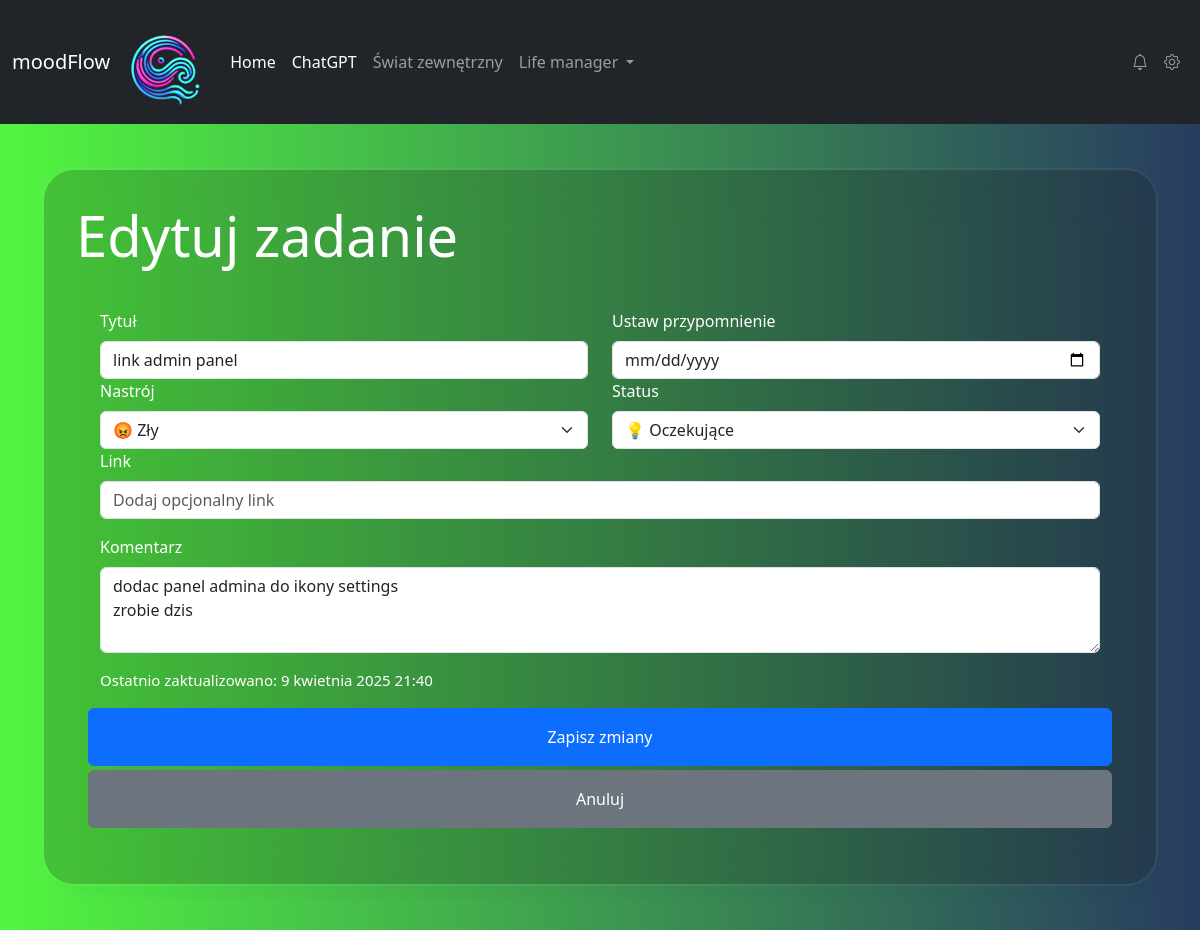
Page /edit/22/ on the committed database.
### myapp/models.py (models this page shows, shortened)
class Task(models.Model):
    title = models.CharField(max_length=255)
    comment = models.TextField(blank=True, null=True)
    url = models.URLField(null=True, blank=True)
    mood_choice = models.CharField(choices=MOOD_CHOICES, max_length=20, default="neutral")
    status = models.CharField(choices=IDEA_STATUS, max_length=30, default="pending")
    created_at = models.DateTimeField(auto_now_add=True)
    updated_at = models.DateTimeField(null=True, blank=True)

### myapp/views.py (the view)
# urls.py: path('edit/<int:task_id>/', edit_task, name='edit_task'),  # Edycja zadania
def edit_task(request, task_id):
    task = get_object_or_404(Task, id=task_id)
    if request.method == "POST":
        form = TaskForm(request.POST, instance=task)
        if form.is_valid():
            task = form.save(commit=False)
            task.updated_at = timezone.now()
            task.save()
            return redirect("todo_list")
    else:
        form = TaskForm(instance=task)
    return render(request, "myapp/edit_task.html", {"form": form, "task": task, "task.updated_at": task.updated_at})

### myapp/forms.py
class TaskForm(forms.ModelForm):
    class Meta:
        model = Task
        fields = ["title", "comment", "url", "mood_choice", "status"]  # fields inside form
        widgets = {
            "title": forms.TextInput(attrs={"class": "form-control", "placeholder": "Wpisz tytuł zadania"}),
            "comment": forms.Textarea(attrs={"class": "form-control", "rows": 3, "placeholder": "Dodatkowe uwagi"}),
            "url": forms.URLInput(attrs={"class": "form-control", "placeholder": "Dodaj opcjonalny link"}),
            "mood_choice": forms.Select(attrs={"class": "form-select"}),
            "status": forms.Select(attrs={"class": "form-select"}),
        }

### myapp/templates/myapp/edit_task.html (shortened to what this page needs)
{% extends 'base.html' %}
{% block content %}
    <h1 class="display-4 text-white mb-3">Edytuj zadanie</h1>
    <form method="POST" class="row p-4">
        <div class="col-md-6">
            <label for="{{ form.title.id }}" class="form-label">Tytuł</label>
            {{ form.title }}
        </div>
        <div class="col-md-6">
                   <label for="task-date" class="form-label">Ustaw przypomnienie</label>
                           <input type="date" class="form-control" id="task-date" name="task_date">
                      </div>
        <div class="col-md-6">
            <label for="id_mood_choice" class="form-label">Nastrój</label>
            {{ form.mood_choice }}
        </div>
        <div class="col-md-6">
            <label for="id_status" class="form-label">Status</label>
            {{ form.status }}
        </div>
        <div class="mb-3">
            <label for="id_url" class="form-label">Link</label>
            {{ form.url }}
        </div>
        <div class="col-12">
            <label for="id_comment" class="form-label">Komentarz</label>
            {{ form.comment }}
        </div>
        <br>
        {% if task.updated_at %}
            <p class="mt-3" style="font-size: 15px">Ostatnio zaktualizowano:  {{ task.updated_at }}</p>
            {% else %}
            <p class="mt-3" style="font-size: 15px">To zadanie nie było jeszcze aktualizowane</p>
        {% endif %}
        <button type="submit" class="btn btn-primary mb-1 py-3">Zapisz zmiany</button>
        <a href="{% url 'todo_list' %}" class="btn btn-secondary py-3">Anuluj</a>
    </form>
{% endblock %}

### rows in the picture
Task: title "link admin panel", mood_choice "😡 Zły", status "💡 Oczekujące", comment "dodac panel admina do ikony settings zrobie dzis", updated_at "9 kwietnia 2025 21:40"
